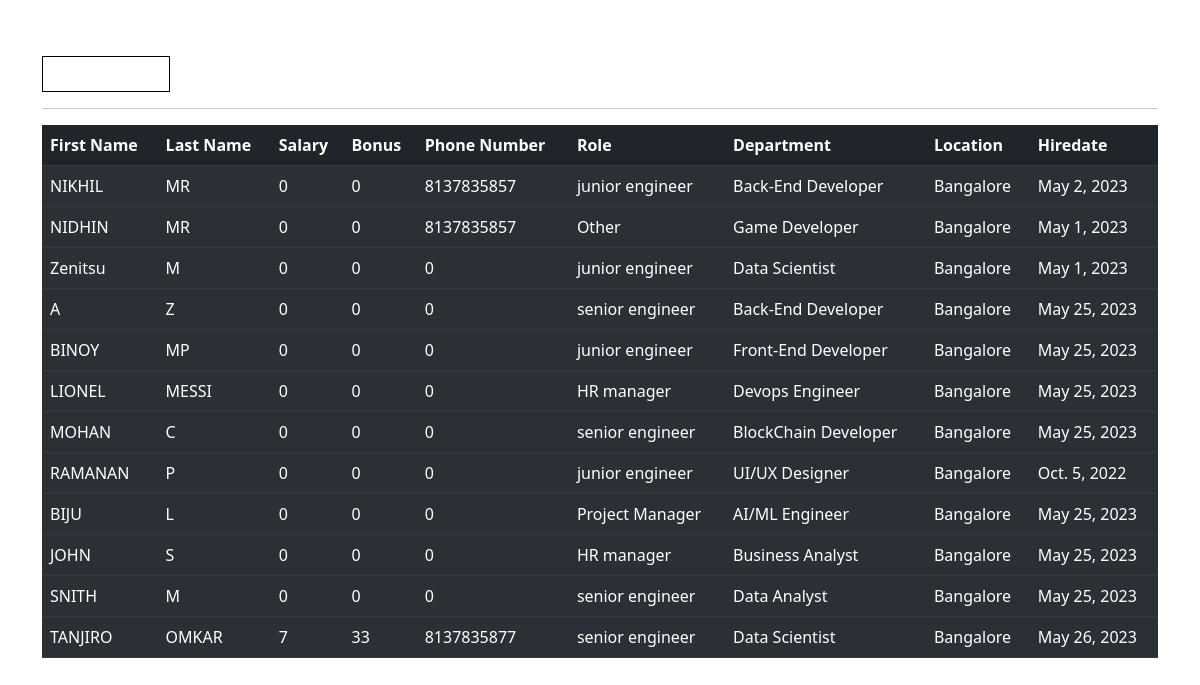
The page /all_emp on the database as committed earlier.
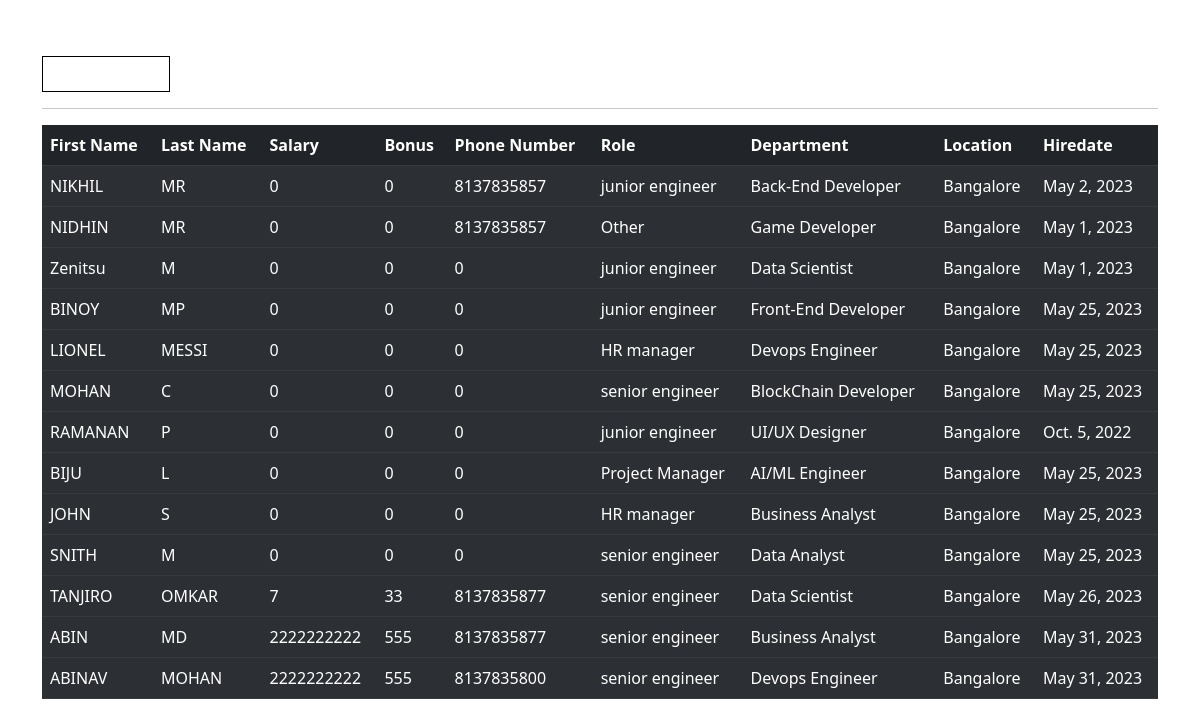
The same page on the database as committed later.
### employee/models.py (models this page shows, shortened)
class Employee(models.Model):
    first_name = models.CharField(max_length=100, null=False)
    last_name = models.CharField(max_length=100)
    dept = models.ForeignKey(Department, on_delete=models.CASCADE)
    salary = models.IntegerField(default=0)
    bonus = models.IntegerField(default=0)
    role = models.ForeignKey(Role, on_delete=models.CASCADE)
    phone = models.IntegerField(default=0)
    hire_date = models.DateField()

class Role(models.Model):
    name = models.CharField(max_length=100, null=False)

class Department(models.Model):
    name = models.CharField(max_length=100, null=False)
    location = models.CharField(max_length=100)

### employee/views.py (the view)
# urls.py: path('all_emp', views.all_emp, name='all_emp'),
def all_emp(request):
    emps = Employee.objects.all()
    return render(request, 'all_emp.html', {'emps': emps})

### templates/all_emp.html (shortened to what this page needs)
{% load static %}
<!doctype html>
<html lang="en">
  <head>
    <link href="https://cdn.jsdelivr.net/npm/bootstrap@5.2.2/dist/css/bootstrap.min.css" rel="stylesheet">
  </head>
  <body  style="background-image: url('{% static "pic.jpeg" %}');background-repeat: no-repeat;
             background-size: cover; -webkit-backdrop-filter: blur(5px);
             backdrop-filter: blur(5px); height:850px;">
    <div class="container">
      <h1><b style="color:white;">View All Employee Details</b></h1>
        <a href="filter_emp" style="border: 1px solid #000; padding: 5px; display: inline-block; text-decoration:none; color:white;">
</a>
      <hr>
      <table class="table table-dark table-striped">
        <thead>
          <tr>
            <th scope="col">First Name</th>
            <th scope="col">Last Name</th>
            <th scope="col">Salary</th>
            <th scope="col">Bonus</th>
            <th scope="col">Phone Number</th>
            <th scope="col">Role</th>
            <th scope="col">Department</th>
            <th scope="col">Location</th>
            <th scope="col">Hiredate</th>
          </tr>
        </thead>
            {% for emp in emps %}
        <tbody>
          <tr>
            <td>{{emp.first_name}}</td>
            <td>{{emp.last_name}}</td>
            <td>{{emp.salary}}</td>
            <td>{{emp.bonus}}</td>
            <td>{{emp.phone}}</td>
            <td>{{emp.role.name}}</td>
            <td>{{emp.dept.name}}</td>
            <td>{{emp.dept.location}}</td>
            <td>{{emp.hire_date}}</td>
          </tr>
        </tbody>
            {% endfor %}
      </table>
    </div>
  </body>
</html>

Rows that differ between the two databases and show on the page:
removed Employee: first_name "A", last_name "Z", salary "0", bonus "0", phone "0", role.name "senior engineer", dept.name "Back-End Developer", dept.location "Bangalore", hire_date "May 25, 2023"
added Employee: first_name "ABIN", last_name "MD", salary "2222222222", bonus "555", phone "8137835877", role.name "senior engineer", dept.name "Business Analyst", dept.location "Bangalore", hire_date "May 31, 2023"
added Employee: first_name "ABINAV", last_name "MOHAN", salary "2222222222", bonus "555", phone "8137835800", role.name "senior engineer", dept.name "Devops Engineer", dept.location "Bangalore", hire_date "May 31, 2023"
